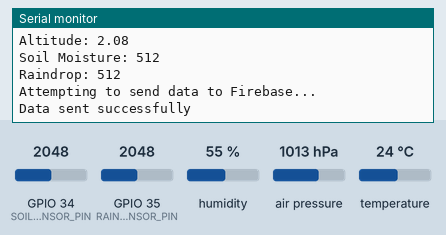
This sketch was run on a simulated ESP32. Parts: the last lines printed to the serial monitor. The inputs (shaded band) are chosen by the test bench; at power-on: humidity 55 %, air pressure 1013 hPa, GPIO 34 (SOIL_SENSOR_PIN) = 2048, GPIO 35 (RAIN_SENSOR_PIN) = 2048, temperature 24 °C (analog values on the 0–4095 scale). WiFi joins after 1.5 s; servers stay silent unless stated.

Above: at 3.2 s.
3.3 s: humidity set to 22 %
7.1 s: air pressure set to 952 hPa
10.9 s: GPIO 34 (SOIL_SENSOR_PIN) set to 2866
At 12.31 s:
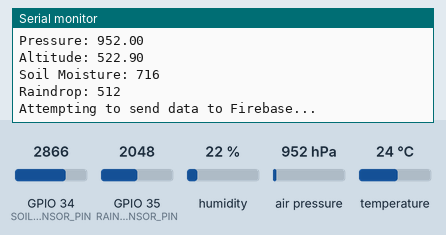
14.7 s: GPIO 35 (RAIN_SENSOR_PIN) set to 2866
At 15.3 s:
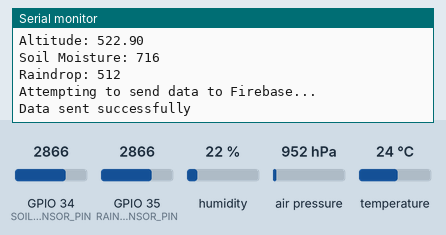
18.5 s: temperature set to 12 °C
22.3 s: air pressure set to 975 hPa
At 23.4 s:
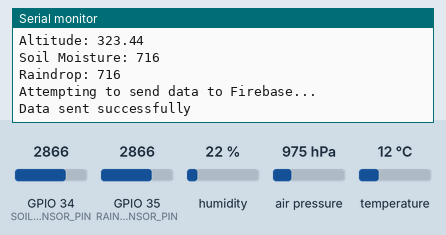

The sketch:

weatherstation.ino
```cpp
#include <WiFi.h>
#include <FirebaseESP32.h>
#include <DHT.h>
#include <Adafruit_BMP085.h>

// Wi-Fi credentials
// const char* ssid = "realmeGT2";
// const char* password = "noideahs";

const char* ssid = "12345";
const char* password = "shubham123";

// Firebase credentials
#define FIREBASE_HOST "weatherstation-aef29-default-rtdb.asia-southeast1.firebasedatabase.app"
#define FIREBASE_AUTH "xLtXUIb8VDKyW7dVsC8K2ArCQONhPQ8U8SDmXvDZ"

// Define sensor pins
#define DHTPIN 4
#define DHTTYPE DHT22
#define SOIL_SENSOR_PIN 34
#define RAIN_SENSOR_PIN 35

// Initialize sensors
DHT dht(DHTPIN, DHTTYPE);
Adafruit_BMP085 bmp;
FirebaseData firebaseData;

// Firebase config and auth objects
FirebaseConfig config;
FirebaseAuth auth;

// Wi-Fi connection attempt counter
int WiFiReconnectAttempts = 0;
const int maxReconnectAttempts = 5;

// Serial counter for unique IDs
unsigned long serialID = 1;

void setup() {
  Serial.begin(115200);

  analogReadResolution(10);
  // Initialize DHT sensor
  dht.begin();
  Serial.println("DHT sensor initialized");

  // Initialize BMP180 sensor
  if (!bmp.begin()) {
    Serial.println("Could not find a valid BMP180 sensor, check wiring!");
    while (1);
  } else {
    Serial.println("BMP180 sensor initialized");
  }

  // Connect to Wi-Fi with retry logic
  WiFi.begin(ssid, password);
  Serial.println("Connecting to Wi-Fi...");

  while (WiFi.status() != WL_CONNECTED && WiFiReconnectAttempts < maxReconnectAttempts) {
    Serial.print(".");
    delay(1000);
    WiFiReconnectAttempts++;
  }

  if (WiFi.status() == WL_CONNECTED) {
    Serial.println("\nConnected to Wi-Fi");
    Serial.print("IP Address: ");
    Serial.println(WiFi.localIP());
  } else {
    Serial.println("\nFailed to connect to Wi-Fi");
    return;
  }

  // Configure Firebase
  config.host = FIREBASE_HOST;
  config.signer.tokens.legacy_token = FIREBASE_AUTH;
  // Initialize Firebase
  Firebase.begin(&config, &auth);
  Firebase.reconnectWiFi(true);

  Serial.println("Firebase initialized");
}

void loop() {
  if (WiFi.status() != WL_CONNECTED) {
    Serial.println("Wi-Fi not connected. Reconnecting...");
    WiFi.begin(ssid, password);
    delay(5000);
    return;
  }

  // Read data from sensors
  float humidity = dht.readHumidity();
  float temperature = dht.readTemperature();
  float pressure = bmp.readPressure() / 100.0;
  float altitude = bmp.readAltitude();
  int soilMoisture = analogRead(SOIL_SENSOR_PIN);
  int raindrop = analogRead(RAIN_SENSOR_PIN);

  // Print readings to Serial Monitor
  Serial.print("Humidity: ");
  Serial.println(humidity);
  Serial.print("Temperature: ");
  Serial.println(temperature);
  Serial.print("Pressure: ");
  Serial.println(pressure);
  Serial.print("Altitude: ");
  Serial.println(altitude);
  Serial.print("Soil Moisture: ");
  Serial.println(soilMoisture);
  Serial.print("Raindrop: ");
  Serial.println(raindrop);

  // Check if readings are valid
  if (isnan(humidity) || isnan(temperature)) {
    Serial.println("Failed to read from DHT sensor!");
    return;
  }

  // Generate a unique ID for each data entry (serial ID)
  String serialID_str = String(serialID);

  // Create JSON data structure to store in Firebase
  FirebaseJson json;
  json.set("temperature", temperature);
  json.set("humidity", humidity);
  json.set("pressure", pressure);
  json.set("altitude", altitude);
  json.set("soil_moisture", soilMoisture);
  json.set("raindrop", raindrop);

  // Attempt to send data to Firebase with unique serial ID
 // String path = "/data1/" + serialID_str; // Store data under unique path with serial ID
  // String path = "/data2/" + serialID_str;
  // String path = "/data3/" + serialID_str; // cold
  // String path = "/data4/" + serialID_str; // Nagapond
  //  String path = "/data5/" + serialID_str; // Soil moisture
  //  String path = "/data6/" + serialID_str; // hot
      String path = "/test/" + serialID_str; // test

  Serial.println("Attempting to send data to Firebase...");
  if (Firebase.setJSON(firebaseData, path, json)) {
    Serial.println("Data sent successfully");
  } else {
    Serial.print("Error sending data: ");
    Serial.println(firebaseData.errorReason());
  }

  // Increment the serial ID for the next data entry
  serialID++;
  if(serialID>10)serialID=0;

  // Delay before the next reading
  delay(10000); // Update every 10 seconds
}
```

Measured:
- after the input at 10.9 s, the serial monitor: prints a new line after 1.3 s (image 1)
- after the input at 22.3 s, the serial monitor: prints a new line at once (image 3)
